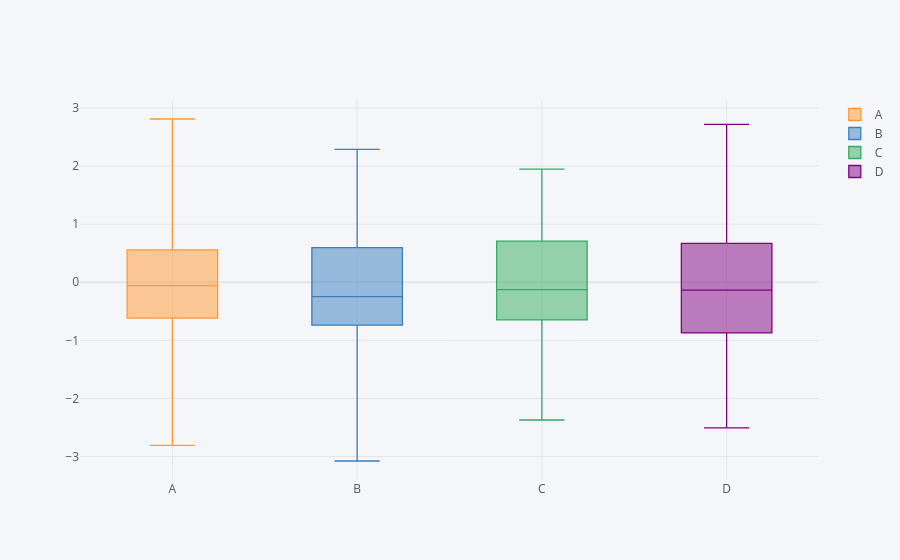

The notebook cell saved with this chart:
### Code cell
# Boxplot
df.iplot(kind='box')
# you can click on different elements in the plot to only see them
